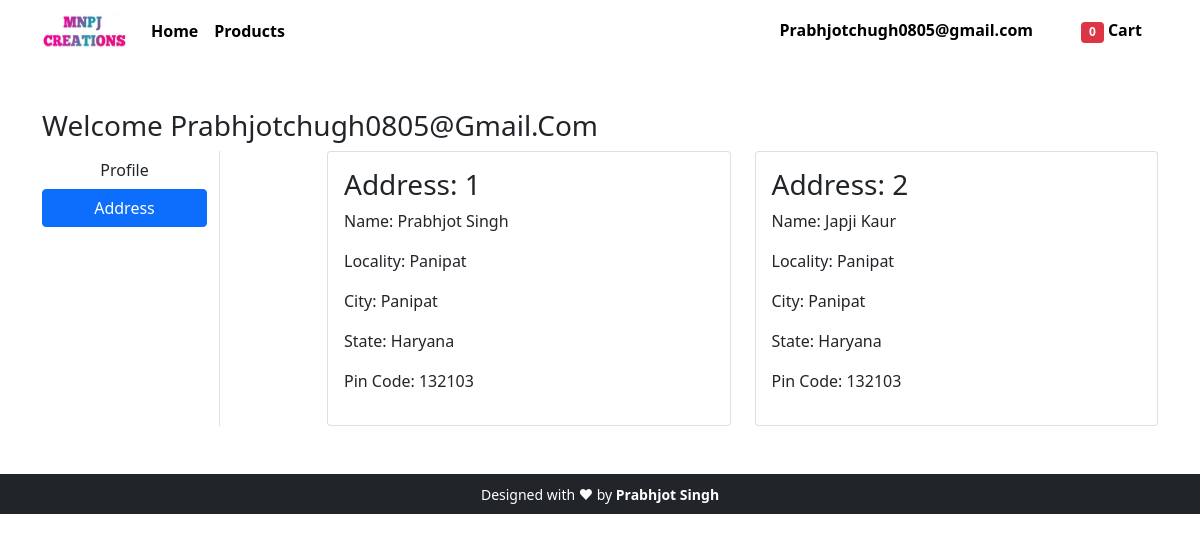
Screenshot of /address/ (signed in) with the database file from the repository.
### app/models.py (models this page shows, shortened)
class Customer(models.Model):
 user = models.ForeignKey(User, on_delete=models.CASCADE)
 name = models.CharField(max_length=200)
 locality = models.CharField(max_length=200)
 city = models.CharField(max_length=50)
 zipcode = models.IntegerField()
 state = models.CharField(choices=STATE_CHOICES, max_length=50)

### app/views.py (the view)
# urls.py: path('address/', views.address, name='address'),
@login_required
def address(request):
	totalitem = 0
	if request.user.is_authenticated:
		totalitem = len(Cart.objects.filter(user=request.user))
	add = Customer.objects.filter(user=request.user)
	return render(request, 'app/address.html', {'add':add, 'active':'btn-primary', 'totalitem':totalitem})

### app/templates/app/address.html (shortened to what this page needs)
{% extends 'app/base.html' %}
{% load static %}
{% block main-content %}
<div class="container my-5">
 <div class="row">
 <h3>Welcome <span class="text-capitalize">{{request.user}}</span></h3>
  <div class="col-sm-2 border-end">
   <ul class="list-unstyled">
    <li class="d-grid"><a href="{% url 'profile' %}" class="btn">Profile</a></li>
    <li class="d-grid"><a href="{% url 'address' %}" class="btn {{active}}">Address</a></li>
   </ul>
  </div>
  <div class="col-sm-9 offset-sm-1">
   <div class="row">
    {% for ad in add %}
     <div class="col-sm-6">
     <div class="card">
      <div class="card-body">
       <h3>Address: {{ forloop.counter }}</h3>
       <p>Name: {{ad.name}}</p>
       <p>Locality: {{ad.locality}}</p>
       <p>City: {{ad.city}}</p>
       <p>State: {{ad.state}}</p>
       <p>Pin Code: {{ad.zipcode}}</p>
      </div>
     </div>
    </div>
    {% endfor %}
   </div>
  </div>
 </div>
</div>
{% endblock main-content %}

### app/templates/app/base.html (shortened to what this page needs)
<!doctype html>
{% load static %}
<html lang="en">
  <head>
    <link href="https://cdn.jsdelivr.net/npm/bootstrap@5.0.0-beta1/dist/css/bootstrap.min.css" rel="stylesheet">
    <link rel="stylesheet" href="{% static 'app/css/owl.carousel.min.css' %}">
    <link rel="stylesheet" href="{% static 'app/css/all.min.css' %}">
    <link rel="stylesheet" href="{% static 'app/css/style.css' %}">
  </head>
  <body>
    <nav class="navbar navbar-expand-lg navbar-white bg-white">
     <div class="container">
       <a class="navbar-brand" href="/"><img src="{% static 'app/images/banner/Logo1.jpg' %}" alt="" width="85" height="35"></a>
       <div class="collapse navbar-collapse" id="navbarSupportedContent">
         <ul class="navbar-nav me-auto mb-2 mb-lg-0">
           <li class="nav-item">
             <a class="nav-link active" aria-current="page" href="/" style="color:black;"><b>Home </b></a>
           </li>
           <li class="nav-item dropdown">
             <a class="nav-link dropdown-toggle text-white" href="#" id="productsDropdown" role="button" data-bs-toggle="dropdown" aria-expanded="false"><b style="color:black;">Products</b></a>
           </li>
         </ul>
         <div>
          <ul class="navbar-nav me-auto mb-2 mb-lg-0">
          {% if request.user.is_authenticated %}
           <li class="nav-item dropdown mx-2">
              <a class="nav-link dropdown-toggle text-white" href="#" id="profileDropdown" role="button" data-bs-toggle="dropdown" aria-expanded="false">
                <b style="color:black;">{{request.user.username|capfirst}}</b>
              </a>
            </li>
            <li class="nav-item mx-2">
              <a href="{% url 'showcart' %}" class="nav-link text-white"><span class="badge bg-danger">{{totalitem}}</span><b style="color:black;"> Cart </b></a>
            </li>
            {% endif %}
          </ul>
         </div>
       </div>
     </div>
    </nav>
    {% block main-content %} {% endblock main-content %}
    <footer class="container-fluid bg-dark text-center p-2 mt-5">
        <small class="text-white">Designed with &#10084; by <b>Prabhjot Singh</b></small>
    </footer>
  </body>
</html>

### rows the page displays
Customer: name "Prabhjot Singh", locality "Panipat", city "Panipat", state "Haryana", zipcode "132103"
Customer: name "Japji Kaur", locality "Panipat", city "Panipat", state "Haryana", zipcode "132103"

### other values shown
{{ request.user.username|capfirst }} "Prabhjotchugh0805@gmail.com"
{{ totalitem }} "0"
{{ request.user }} "Prabhjotchugh0805@gmail.com"
